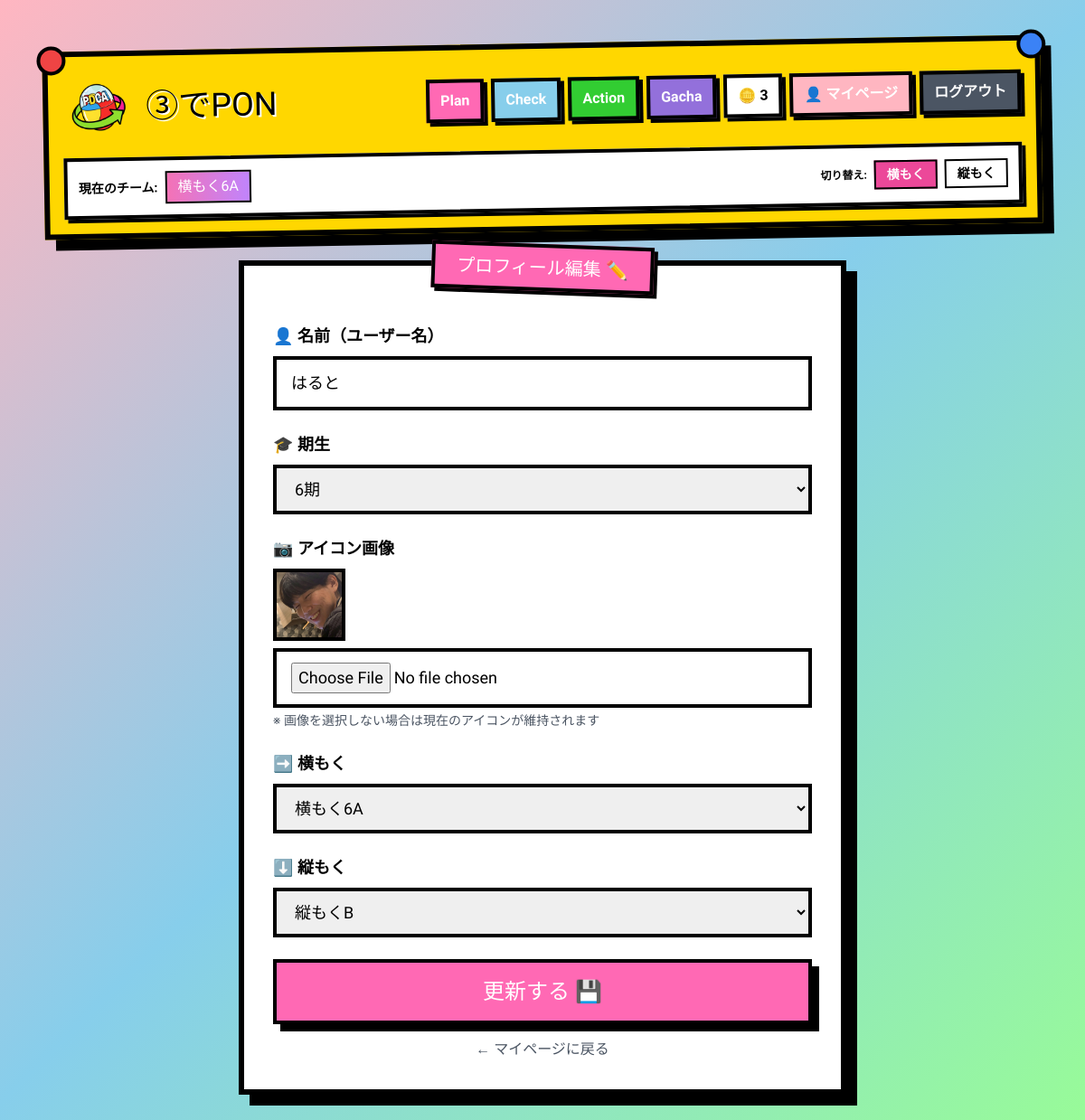
Page /mypage/edit.php (signed in) on the committed database.
### tables this page shows
CREATE TABLE users (
    id INT PRIMARY KEY AUTO_INCREMENT,
    email VARCHAR(255) NOT NULL UNIQUE,
    password VARCHAR(255) NOT NULL,
    name VARCHAR(100),
    generation ENUM('5', '5.5', '6', '6.5'),
    icon VARCHAR(255),
    yokomoku VARCHAR(50),
    tatemoku VARCHAR(50),
    current_mode ENUM('yokomoku', 'tatemoku') DEFAULT 'yokomoku',
    coins INT DEFAULT 3,
    created_at DATETIME NOT NULL,
    updated_at DATETIME DEFAULT CURRENT_TIMESTAMP ON UPDATE CURRENT_TIMESTAMP
);

### src/mypage/edit.php (the view, shortened to what this page needs)
<?php
require_once '../dbconnect.php';
$is_first = isset($_GET['first']);
$stmt = $dbh->prepare('SELECT * FROM users WHERE id = ?');
$stmt->execute([$_SESSION['user_id']]);
$user = $stmt->fetch(PDO::FETCH_ASSOC);
$yokomoku_options = [
    '横もく5A', '横もく5B', '横もく5C', '横もく5D', '横もく5E', '横もく5F', '横もく5G', '横もく5H',
    '横もく6A', '横もく6B', '横もく6C', '横もく6D', '横もく6E', '横もく6F', '横もく6G', '横もく6H'
];
$tatemoku_options = ['縦もくA', '縦もくB', '縦もくC', '縦もくD', '縦もくE', '縦もくF', '縦もくG', '縦もくH', '縦もくI'];
?>
<!DOCTYPE html>
<html lang="ja">
<head>
    <script src="https://cdn.tailwindcss.com"></script>
</head>
<body class="p-4 md:p-8">
    <?php include '../components/header.php'; ?>
    <div class="max-w-2xl mx-auto">
        <section class="toy-box p-6 md:p-8 bg-white relative">
            <div class="absolute -top-6 left-1/2 transform -translate-x-1/2 bg-[#FF69B4] border-4 border-black px-6 py-2 font-heavy text-xl shadow-[4px_4px_0_#000] rotate-2 z-10 text-white">
                <?php echo $is_first ? 'プロフィール登録 ✨' : 'プロフィール編集 ✏️'; ?>
            </div>
            <div class="mt-8">
                <form method="POST" action="" enctype="multipart/form-data" class="space-y-6">
                    <div>
                        <label for="name" class="block font-bold text-lg mb-2">👤 名前（ユーザー名）</label>
                        <input
                            type="text"
                            id="name"
                            name="name"
                            required
                            value="<?php echo htmlspecialchars($user['name'] ?? ''); ?>"
                            class="w-full px-4 py-3 border-4 border-black text-lg focus:outline-none focus:border-[#FF69B4] transition"
                            placeholder="山田太郎"
                        >
                    </div>
                    <div>
                        <label for="generation" class="block font-bold text-lg mb-2">🎓 期生</label>
                        <select
                            id="generation"
                            name="generation"
                            required
                            class="w-full px-4 py-3 border-4 border-black text-lg focus:outline-none focus:border-[#FF69B4] transition"
                        >
                            <option value="6" <?php echo ($user['generation'] ?? '') === '6' ? 'selected' : ''; ?>>6期</option>
                        </select>
                    </div>
                    <div>
                        <label for="icon" class="block font-bold text-lg mb-2">📷 アイコン画像</label>
                        <?php if ($user['icon']): ?>
                            <div class="mb-2">
                                <img src="/assets/img/<?php echo htmlspecialchars($user['icon']); ?>" alt="現在のアイコン" class="w-20 h-20 object-cover border-4 border-black">
                            </div>
                        <?php endif; ?>
                        <input
                            type="file"
                            id="icon"
                            name="icon"
                            accept="image/*"
                            class="w-full px-4 py-3 border-4 border-black text-lg focus:outline-none focus:border-[#FF69B4] transition"
                        >
                        <p class="text-sm text-gray-600 mt-1">※ 画像を選択しない場合は現在のアイコンが維持されます</p>
                    </div>
                    <div>
                        <label for="yokomoku" class="block font-bold text-lg mb-2">➡️ 横もく</label>
                        <select
                            id="yokomoku"
                            name="yokomoku"
                            required
                            class="w-full px-4 py-3 border-4 border-black text-lg focus:outline-none focus:border-[#FF69B4] transition"
                        >
                            <?php foreach ($yokomoku_options as $option): ?>
                                <option value="<?php echo $option; ?>" <?php echo ($user['yokomoku'] ?? '') === $option ? 'selected' : ''; ?>>
                                    <?php echo $option; ?>
                                </option>
                            <?php endforeach; ?>
                        </select>
                    </div>
                    <div>
                        <label for="tatemoku" class="block font-bold text-lg mb-2">⬇️ 縦もく</label>
                        <select
                            id="tatemoku"
                            name="tatemoku"
                            required
                            class="w-full px-4 py-3 border-4 border-black text-lg focus:outline-none focus:border-[#FF69B4] transition"
                        >
                            <?php foreach ($tatemoku_options as $option): ?>
                                <option value="<?php echo $option; ?>" <?php echo ($user['tatemoku'] ?? '') === $option ? 'selected' : ''; ?>>
                                    <?php echo $option; ?>
                                </option>
                            <?php endforeach; ?>
                        </select>
                    </div>
                    <button
                        type="submit"
                        class="w-full bg-[#FF69B4] text-white font-heavy text-2xl py-4 border-4 border-black shadow-[8px_8px_0_#000] hover:translate-y-2 hover:shadow-[4px_4px_0_#000] transition-all transform hover:scale-105"
                    >
                        <?php echo $is_first ? '登録する 🚀' : '更新する 💾'; ?>
                    </button>
                </form>
                <?php if (!$is_first): ?>
                    <div class="mt-4 text-center">
                        <a href="/mypage/" class="text-gray-600 hover:underline">← マイページに戻る</a>
                    </div>
                <?php endif; ?>
            </div>
        </section>
    </div>
</body>
</html>

### src/components/header.php (shortened to what this page needs)
<?php
$is_logged_in = isset($_SESSION['user_id']);
if ($is_logged_in) {
    require_once __DIR__ . '/../dbconnect.php';
    $stmt = $dbh->prepare('SELECT name, yokomoku, tatemoku, current_mode, coins FROM users WHERE id = ?');
    $stmt->execute([$_SESSION['user_id']]);
    $user_info = $stmt->fetch(PDO::FETCH_ASSOC);
    if ($user_info) {
        $current_team = $user_info['current_mode'] === 'yokomoku' ? $user_info['yokomoku'] : $user_info['tatemoku'];
    }
}
?>
<header class="mb-8 mt-4">
    <div class="max-w-7xl mx-auto px-4">
        <div class="toy-box p-4 bg-[#FFD700] transform -rotate-1 relative">
            <div class="absolute -top-3 -left-3 w-8 h-8 bg-red-500 rounded-full border-4 border-black"></div>
            <div class="absolute -top-3 -right-3 w-8 h-8 bg-blue-500 rounded-full border-4 border-black"></div>
            <div class="flex flex-col gap-4">
                <div class="flex flex-col md:flex-row items-center justify-between gap-4">
                    <a href="/" class="flex items-center gap-3 hover:scale-105 transition">
                        <img src="/assets/img/logo.png" alt="③でPON" class="w-16 h-16 md:w-20 md:h-20 object-contain">
                        <h1 class="font-heavy text-3xl md:text-4xl text-black [text-shadow:2px_2px_0_#fff]">
                            ③でPON
                        </h1>
                    </a>
                    <nav class="flex flex-wrap items-center justify-center gap-2">
                    <?php if ($is_logged_in): ?>
                        <a href="/plan/index.php" class="px-3 py-2 bg-[#FF69B4] text-white font-bold border-4 border-black shadow-[4px_4px_0_#000] hover:translate-y-1 hover:shadow-[2px_2px_0_#000] transition">
                            Plan
                        </a>
                        <a href="/check/check.php" class="px-3 py-2 bg-[#87CEEB] text-white font-bold border-4 border-black shadow-[4px_4px_0_#000] hover:translate-y-1 hover:shadow-[2px_2px_0_#000] transition">
                            Check
                        </a>
                        <a href="/action/index.php" class="px-3 py-2 bg-[#32CD32] text-white font-bold border-4 border-black shadow-[4px_4px_0_#000] hover:translate-y-1 hover:shadow-[2px_2px_0_#000] transition">
                            Action
                        </a>
                        <a href="/gacha/gacha.php" class="px-3 py-2 bg-[#9370DB] text-white font-bold border-4 border-black shadow-[4px_4px_0_#000] hover:translate-y-1 hover:shadow-[2px_2px_0_#000] transition">
                            Gacha
                        </a>
                        <div class="px-3 py-2 bg-white border-4 border-black font-bold shadow-[4px_4px_0_#000]">
                            🪙 <?php echo $_SESSION['coins'] ?? 0; ?>
                        </div>
                        <a href="/mypage/index.php" class="px-3 py-2 bg-[#FFB6C1] text-white font-bold border-4 border-black shadow-[4px_4px_0_#000] hover:translate-y-1 hover:shadow-[2px_2px_0_#000] transition">
                            👤 マイページ
                        </a>
                        <a href="/auth/logout.php" class="px-3 py-2 bg-gray-600 text-white font-bold border-4 border-black shadow-[4px_4px_0_#000] hover:translate-y-1 hover:shadow-[2px_2px_0_#000] transition">
                            ログアウト
                        </a>
                    <?php endif; ?>
                </nav>
                </div>
                <?php if ($is_logged_in && isset($user_info)): ?>
                <div class="flex flex-col sm:flex-row items-center justify-between gap-3 bg-white border-4 border-black p-3 shadow-[4px_4px_0_#000]">
                    <div class="flex items-center gap-2">
                        <span class="font-bold text-sm">現在のチーム:</span>
                        <span class="px-3 py-1 bg-gradient-to-r from-pink-400 to-purple-400 text-white font-heavy border-2 border-black shadow-sm">
                            <?php echo htmlspecialchars($current_team ?? '未設定'); ?>
                        </span>
                    </div>
                    <div class="flex items-center gap-2">
                        <span class="font-bold text-xs">切り替え:</span>
                        <a href="/switch_mode.php?mode=yokomoku" class="px-3 py-1 <?php echo $_SESSION['current_mode'] === 'yokomoku' ? 'bg-pink-500 text-white' : 'bg-white text-black'; ?> font-bold border-2 border-black hover:scale-105 transition text-sm">
                            横もく
                        </a>
                        <a href="/switch_mode.php?mode=tatemoku" class="px-3 py-1 <?php echo $_SESSION['current_mode'] === 'tatemoku' ? 'bg-purple-500 text-white' : 'bg-white text-black'; ?> font-bold border-2 border-black hover:scale-105 transition text-sm">
                            縦もく
                        </a>
                    </div>
                </div>
                <?php endif; ?>
            </div>
        </div>
    </div>
</header>

### src/mypage/edit.php (style rules this page uses)
body { font-family: 'M PLUS Rounded 1c', sans-serif; background: linear-gradient(135deg, #FFB6C1 0%, #87CEEB 50%, #98FB98 100%); min-height: 100vh; }
.font-heavy { font-family: 'Dela Gothic One', sans-serif; }
.toy-box { border: 6px solid #000; box-shadow: 12px 12px 0 #000; }

### src/components/header.php (style rules this page uses)
.font-heavy { font-family: 'Dela Gothic One', sans-serif; }
.toy-box { border: 6px solid #000; box-shadow: 12px 12px 0 #000; }

### rows in the picture
users: yokomoku "横もく6A", name "はると", generation "6期", icon (picture), tatemoku "縦もくB"

### other values in the picture
$_SESSION['coins'] "3"
